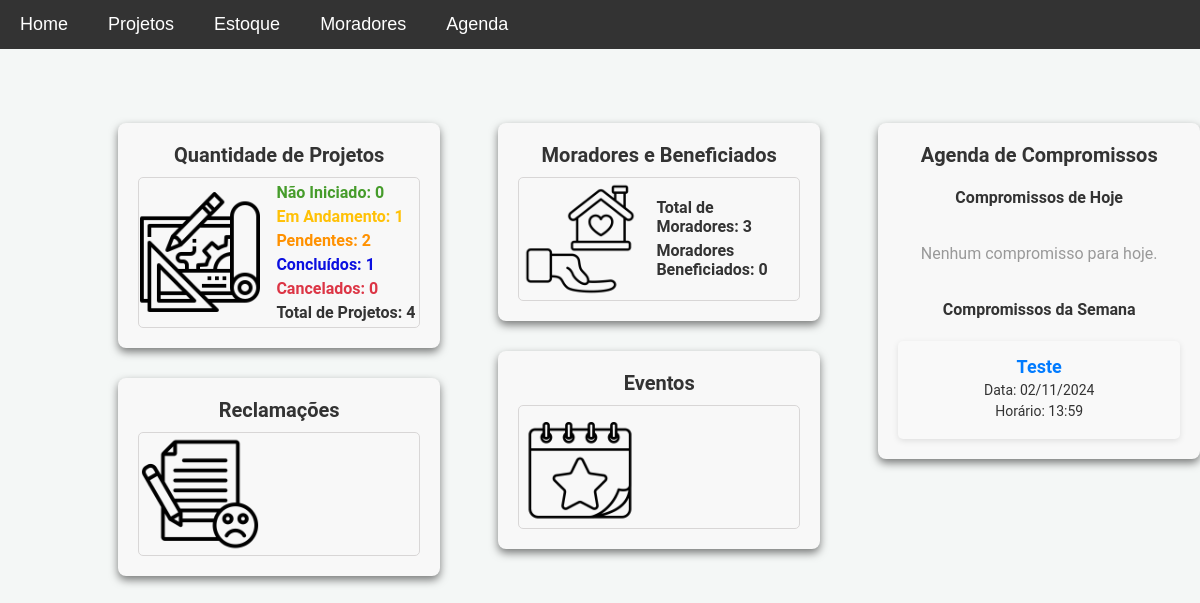
Before: / with the older database file.
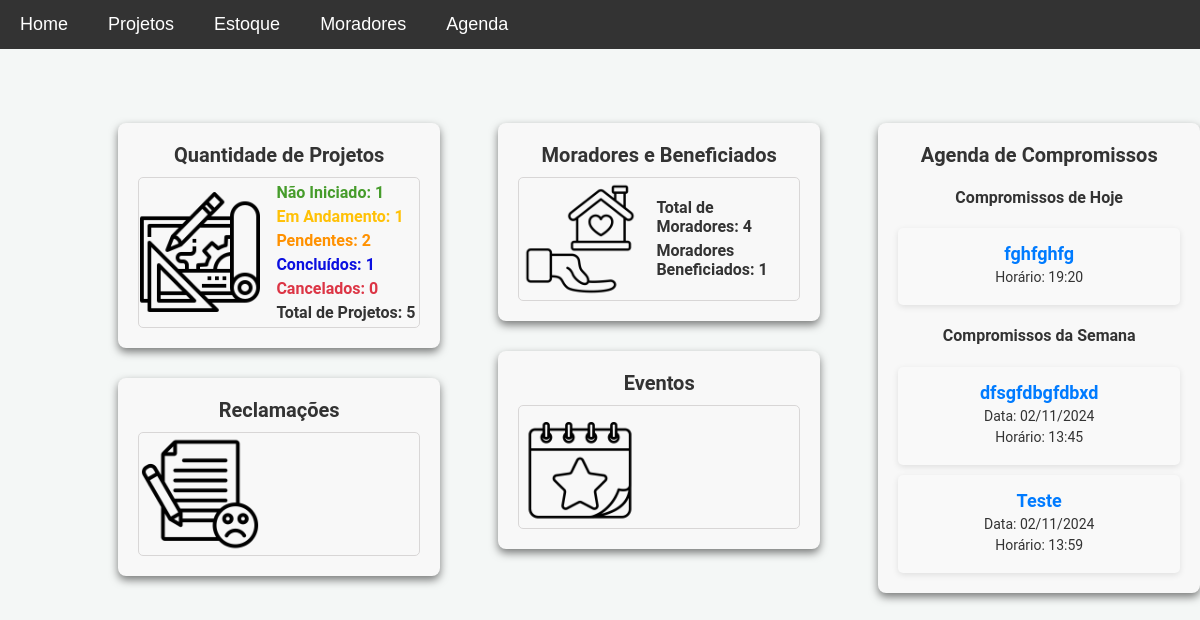
After: the same page with the newer database file.
### models.py (models this page shows)
class Compromisso(db.Model):
    __tablename__ = 'compromissos'
    id = db.Column(db.Integer, primary_key=True)
    nome_compromisso = db.Column(db.String(100), nullable=False)
    data = db.Column(db.Date, nullable=False)
    hora = db.Column(db.Time, nullable=False)
    observacoes = db.Column(db.Text, nullable=True)
    data_criacao = db.Column(db.DateTime, default=datetime.utcnow)

### app.py (the view)
@app.route('/')
def home():
    total_projetos = Projeto.query.count()
    nao_iniciados = Projeto.query.filter_by(status='Não iniciado').count()
    pendentes = Projeto.query.filter_by(status='Pendente').count()
    em_andamento = Projeto.query.filter_by(status='Em andamento').count()
    concluidos = Projeto.query.filter_by(status='Concluído').count()
    cancelados = Projeto.query.filter_by(status='Cancelado').count()
    total_moradores = Morador.query.count()
    moradores_beneficiados = Morador.query.filter_by(beneficio=True).count()
    hoje = datetime.now().date()
    semana_futura = hoje + timedelta(days=7)
    compromissos_hoje = Compromisso.query.filter(Compromisso.data == hoje).order_by(Compromisso.hora).all()
    compromissos_semana = Compromisso.query.filter(Compromisso.data > hoje, Compromisso.data <= semana_futura).order_by(Compromisso.data, Compromisso.hora).all()
    return render_template(
        'index.html',
        nao_iniciados=nao_iniciados,
        total_projetos=total_projetos,
        pendentes=pendentes,
        em_andamento=em_andamento,
        concluidos=concluidos,
        cancelados=cancelados,
        total_moradores=total_moradores,
        moradores_beneficiados=moradores_beneficiados,
        compromissos_hoje=compromissos_hoje,
        compromissos_semana=compromissos_semana
    )

### templates/index.html (shortened to what this page needs)
{% extends 'base.html' %}
{% block content %}
<div id="home-page" class="home-page">
    <div class="container">
        <div class="column">
            <div class="status-container">
                <h3>Quantidade de Projetos</h3>
                <div class="status-content dashboard">
                    <img src="{{ url_for('static', filename='img/projeto.png') }}" alt="Ícone de projetos" width="100"
                        height="100">
                    <ul>
                        <li class="nao-iniciado">Não Iniciado: {{ nao_iniciados }}</li>
                        <li class="em-andamento">Em Andamento: {{ em_andamento }}</li>
                        <li class="pendente">Pendentes: {{ pendentes }}</li>
                        <li class="concluido">Concluídos: {{ concluidos }}</li>
                        <li class="cancelado">Cancelados: {{ cancelados }}</li>
                        <li class="total_projetos">Total de Projetos: {{ total_projetos }}</li>
                    </ul>
                </div>
            </div>
            <div class="status-container">
                <h3>Reclamações</h3>
                <div class="status-content">
                    <img src="{{ url_for('static', filename='img/reclamacao.png') }}" alt="Ícone de reclamações"
                        width="100" height="100">
                </div>
            </div>
        </div>
        <div class="column">
            <div class="status-container">
                <h3>Moradores e Beneficiados</h3>
                <div class="status-content dashboard">
                    <img src="{{ url_for('static', filename='img/moradores.png') }}" alt="Ícone de moradores"
                        width="100" height="100">
                    <ul>
                        <li>Total de Moradores: {{ total_moradores }}</li>
                        <li>Moradores Beneficiados: {{ moradores_beneficiados }}</li>
                    </ul>
                </div>
            </div>
            <div class="status-container">
                <h3>Eventos</h3>
                <div class="status-content">
                    <img src="{{ url_for('static', filename='img/eventos.png') }}" alt="Ícone de eventos" width="100"
                        height="100">
                </div>
            </div>
        </div>
        <div class="column agenda-column">
            <div class="status-container">
                <h3>Agenda de Compromissos</h3>
                <h4>Compromissos de Hoje</h4>
                <div class="agenda-container">
                    {% if compromissos_hoje %}
                    {% for compromisso in compromissos_hoje %}
                    <div class="agenda-card">
                        <h5>{{ compromisso.nome_compromisso }}</h5>
                        <p>Horário: {{ compromisso.hora.strftime('%H:%M') }}</p>
                    </div>
                    {% endfor %}
                    {% else %}
                    <p class="no-compromissos">Nenhum compromisso para hoje.</p>
                    {% endif %}
                </div>
                <h4>Compromissos da Semana</h4>
                <div class="agenda-container">
                    {% if compromissos_semana %}
                    {% for compromisso in compromissos_semana %}
                    <div class="agenda-card">
                        <h5>{{ compromisso.nome_compromisso }}</h5>
                        <p>Data: {{ compromisso.data.strftime('%d/%m/%Y') }}</p>
                        <p>Horário: {{ compromisso.hora.strftime('%H:%M') }}</p>
                    </div>
                    {% endfor %}
                    {% else %}
                    <p class="no-compromissos">Nenhum compromisso para esta semana.</p>
                    {% endif %}
                </div>
            </div>
        </div>
    </div>
</div>
{% endblock %}

### templates/base.html (shortened to what this page needs)
<!DOCTYPE html>
<html lang="pt-BR">
<head>
    <link rel="stylesheet" href="{{ url_for('static', filename='css/style.css') }}">
</head>
<body>
    <nav class="navbar">
        <ul class="main-menu">
            <li><a href="{{ url_for('home') }}">Home</a></li>
            <li class="dropdown">
                <a href="javascript:void(0)" class="dropbtn">Projetos</a>
            </li>
            <li class="dropdown">
                <a href="javascript:void(0)" class="dropbtn">Estoque</a>
            </li>
            <li class="dropdown">
                <a href="javascript:void(0)" class="dropbtn">Moradores</a>
            </li>
            <li class="dropdown">
                <a href="javascript:void(0)" class="dropbtn">Agenda</a>
            </li>
        </ul>
    </nav>
    <div class="content">
        {% block content %}{% endblock %}
    </div>
</body>
</html>

### static/css/style.css (style rules this page uses)
body { font-family: 'Roboto', sans-serif; background-color: #f4f7f6; margin: 0; padding: 0; color: #333; }
h1, h3 { text-align: center; margin-top: 0; }
.container { max-width: 1200px; margin: 0 auto; padding: 20px; }
a { text-decoration: none; color: white; transition: background-color 0.3s ease; }
.content { padding: 20px; }
.navbar { background-color: #333; font-family: Arial, sans-serif; display: flex; align-items: center; position: relative; z-index: 1000; }
.navbar ul { list-style-type: none; margin: 0; padding: 0; display: flex; flex-wrap: wrap; }
.navbar ul li { position: relative; }
.navbar ul.main-menu>li>a { display: block; color: white; text-align: center; padding: 14px 20px; text-decoration: none; font-size: 18px; }
.home-page .container { display: flex; justify-content: space-between; flex-wrap: wrap; gap: 20px; margin: 20px 0; }
.home-page .column { flex: 1; gap: 20px; }
.home-page .status-container, #home-page .status-container { background-color: #f8f8f8; padding: 20px; border-radius: 8px; transition: transform 0.3s; text-align: center; margin-bottom: 30px; box-shadow: 0 4px 8px rgba(0, 0, 0, 0.5); }
.home-page .status-container h3 { font-size: 20px; margin-bottom: 10px; }
.home-page .status-container ul, .status-container ul { list-style-type: none; padding: 0; margin: 0; }
.home-page .status-container li, .status-container li { font-size: 16px; margin-bottom: 5px; font-weight: bold; text-align: left; }
.status-container .status-content { border: rgba(214, 212, 212, 0.925) solid 1px; border-radius: 5px; display: flex; align-items: flex-start; gap: 10px; }
.status-container img { margin: 10px; }
.status-container .nao-iniciado { color: #258b05d7; }
.status-container .em-andamento { color: #ffc107; }
.status-container .pendente { color: #ff9100; }
.status-container .concluido { color: #0b0fe0; }
.status-container .cancelado { color: #dc3545; }
.status-container .total_projetos { font-size: 25px; }
.status-container { background-color: #fff; padding: 20px; border-radius: 8px; box-shadow: 0 4px 10px rgba(0, 0, 0, 0.1); margin-bottom: 20px; }
.status-container h3 { margin-bottom: 20px; font-size: 22px; text-align: center; }
.status-container ul { list-style-type: none; padding: 0; text-align: left; }
.status-container ul li { margin: 5px 0; font-size: 16px; }
.status-content img { float: left; margin-right: 15px; }
.home-page .column { flex: 1; gap: 20px; margin-left: 7%; margin-top: 3%; }
.home-page .status-container { background-color: #f8f8f8; padding: 20px; border-radius: 8px; box-shadow: 0 4px 6px rgba(0, 0, 0, 0.1); transition: transform 0.3s; text-align: center; margin-bottom: 30px; }
.home-page .status-container ul { list-style-type: none; padding: 0; margin: 0; }
.home-page .status-container li { font-size: 16px; margin-bottom: 5px; font-weight: bold; text-align: left; }
.home-page .status-content { display: flex; align-items: flex-start; gap: 10px; }
.home-page .status-content img { margin: 1px; }
.agenda-container { display: flex; flex-direction: column; gap: 10px; margin-top: 10px; }
.agenda-card { background-color: #f9f9f9; padding: 15px; border-radius: 5px; box-shadow: 0 2px 6px rgba(0, 0, 0, 0.1); transition: background-color 0.3s; }
.agenda-card h5 { font-size: 18px; margin: 0; color: #007bff; }
.agenda-card p { margin: 5px 0; color: #333; font-size: 14px; }
#home-page .container { display: flex; justify-content: center; align-items: flex-start; gap: 20px; flex-wrap: wrap; margin: 0 auto; }
.status-container { background-color: #f8f8f8; padding: 30px; width: 100%; border-radius: 8px; box-shadow: 0 6px 12px rgba(0, 0, 0, 0.1); transition: transform 0.3s ease; text-align: center; margin-bottom: 30px; }
.status-content.dashboard { display: flex; align-items: center; gap: 15px; font-size: 18px; }
.status-content img { width: 120px; height: 120px; }
.home-page .container { display: flex; justify-content: space-around; flex-wrap: wrap; gap: 20px; margin: 20px 0; }

Changed rows visible on the page:
added Compromisso: nome_compromisso "fghfghfg", hora "19:20", shown under "Compromissos de Hoje"
added Compromisso: nome_compromisso "dfsgfdbgfdbxd", data "02/11/2024", hora "13:45", shown under "Compromissos da Semana"
Other visible differences:
{{ nao_iniciados }}: "0" → "1"
{{ total_projetos }}: "4" → "5"
{{ total_moradores }}: "3" → "4"
{{ moradores_beneficiados }}: "0" → "1"
text no longer shown: "Nenhum compromisso para hoje."
